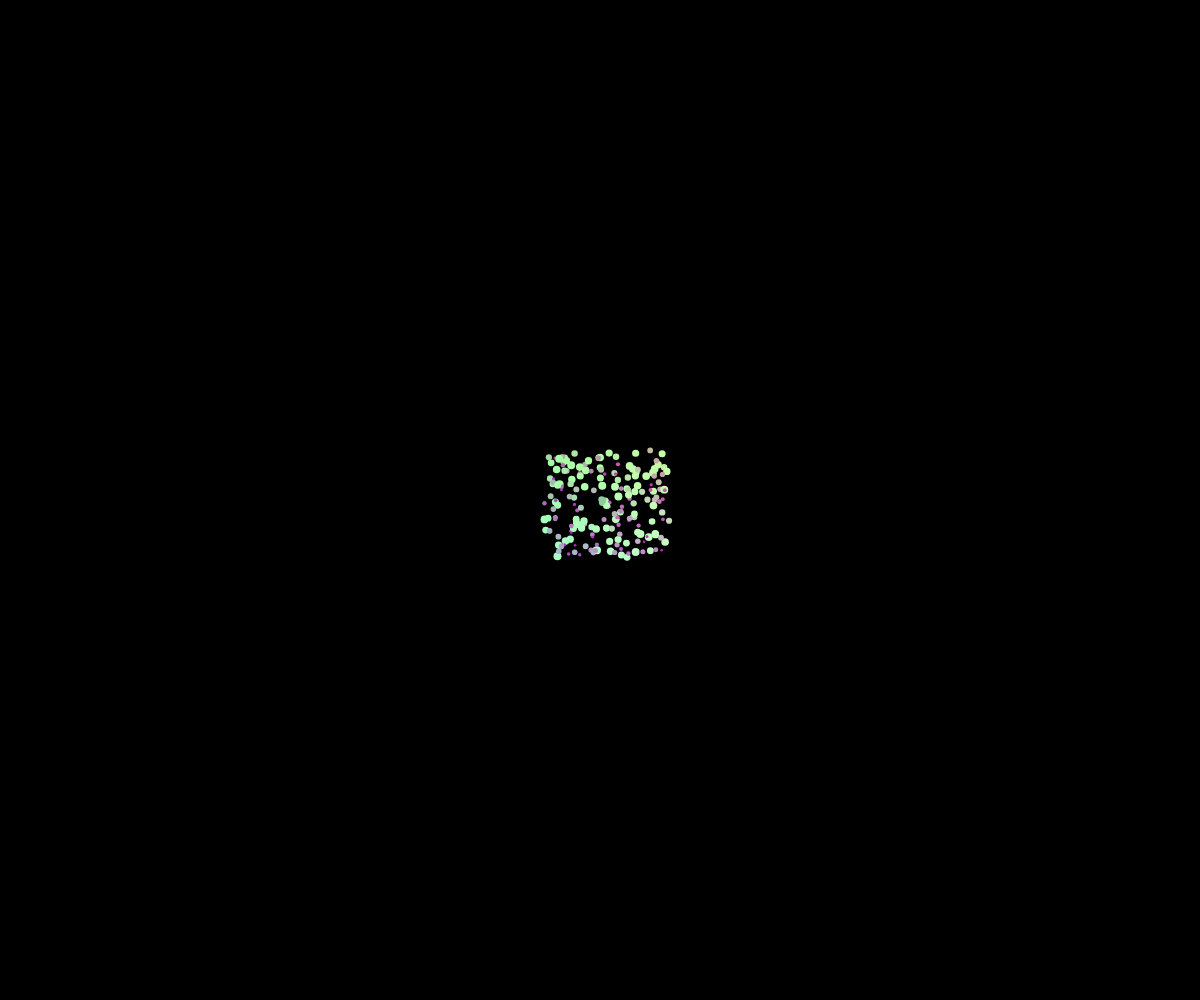
Frame 1 (no input)
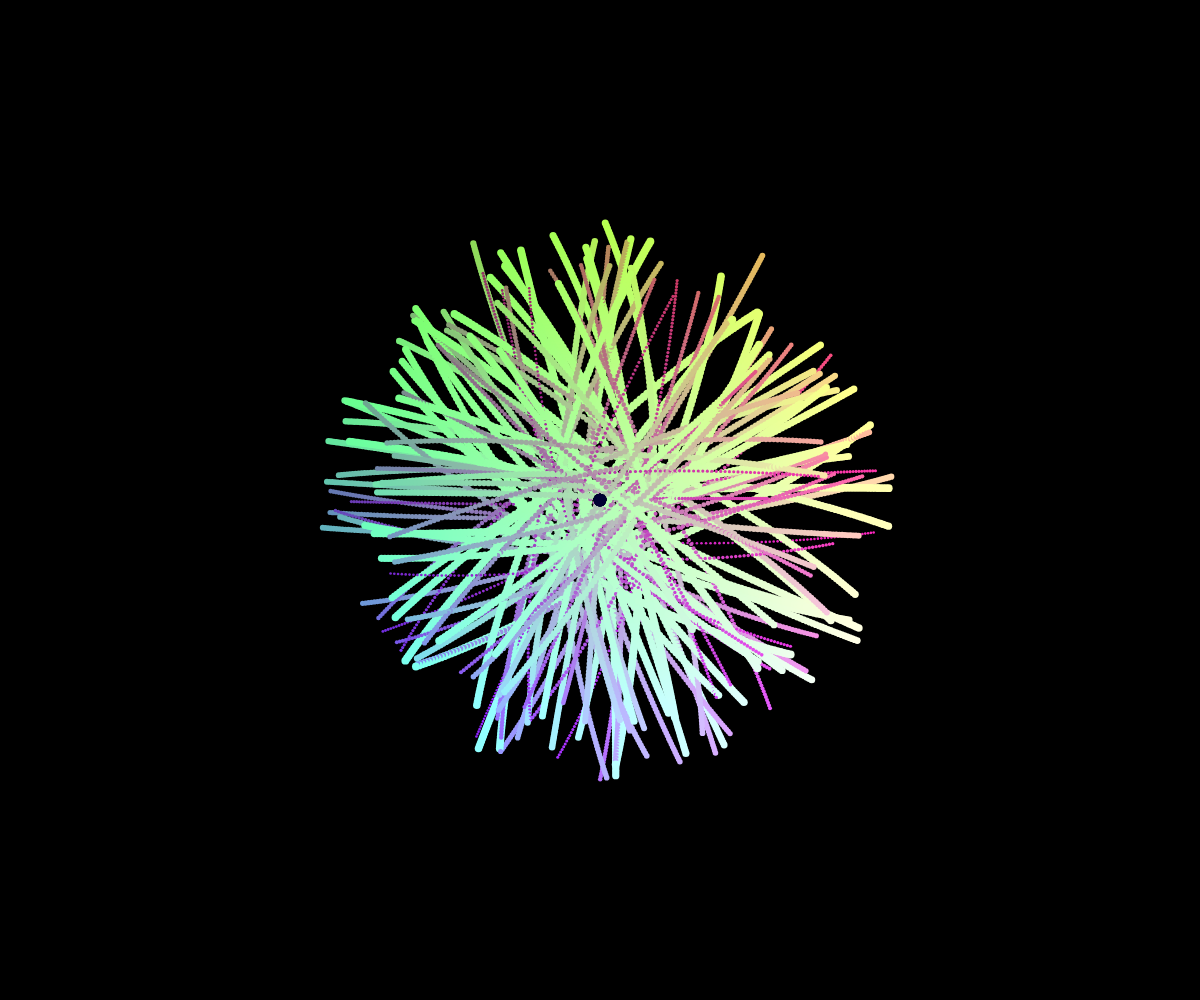
Frame 60 (no input)
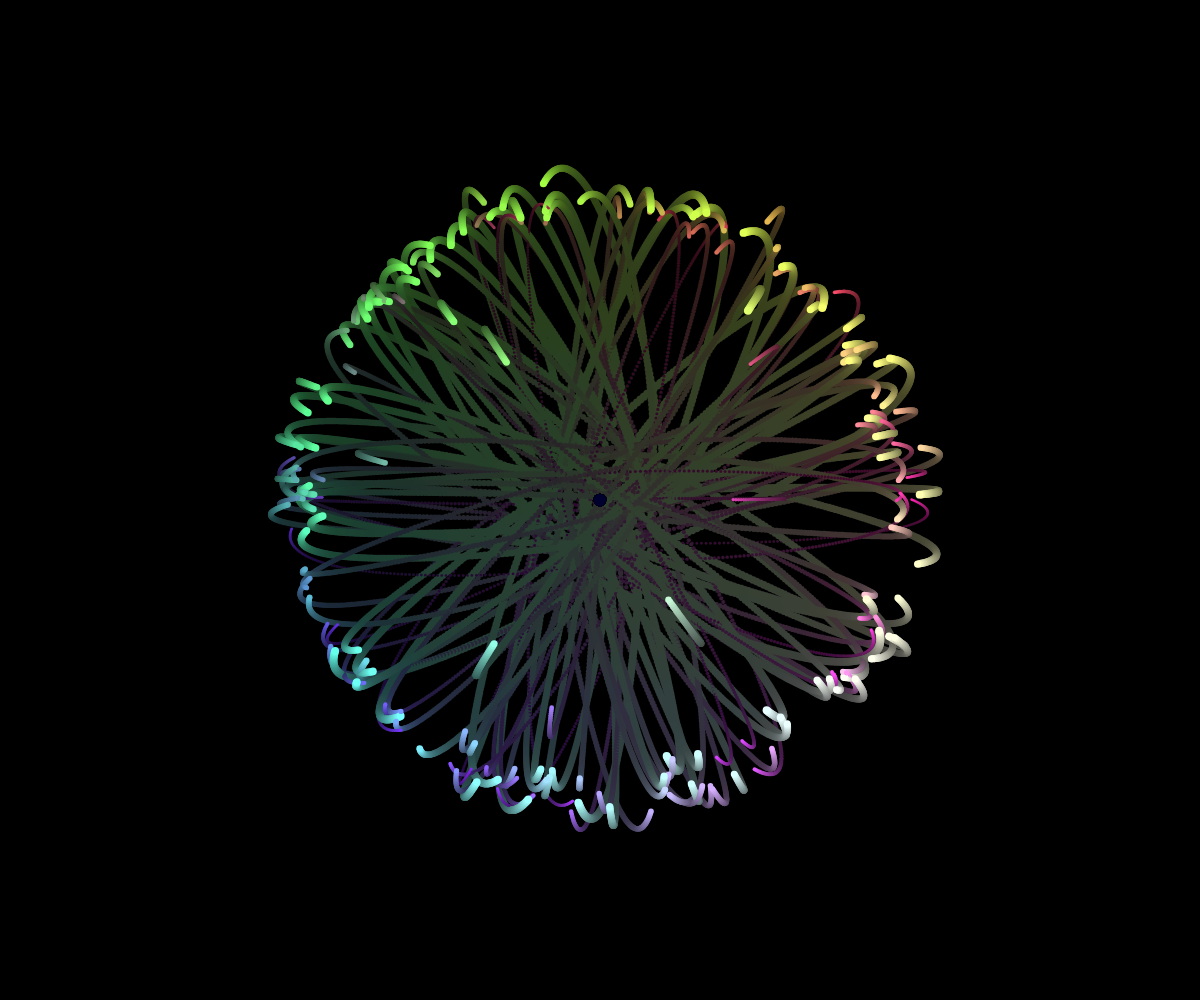
Frame 120 (the mouse pressed at the canvas centre since frame 60)

The p5.js sketch that drew these frames (run headless with seeded random() and noise() and a simulated clock; from frame 60 on, the mouse is pressed at the canvas centre):

// p5.js sketch
// ── sketch.js
let movers = [];
let attractors = [];
let reflect = 0

function setup() {
  createCanvas(windowWidth, windowHeight);
  attractors.push(new Attractor(width / 2, height / 2, 10));
  for (let i = 0; i < 200; i++) {
    let x = random(width/2.2, width/1.8);
    let y = random(height/2.2, height/1.8);
    let m = random(0.1, 1);
    movers[i] = new Mover(x, y, m);
  }
  background(0);
}

function draw() {
  background(0,0,0,reflect);
  for (let mover of movers) {
    mover.update();
    mover.show();
    attractors.forEach(a => a.attract(mover))
  }
  if (mouseIsPressed) {
    attractors[1] = new Attractor(mouseX, mouseY, 8)
    reflect+=0.2
  }
  attractors.forEach(a => a.show())
}
// ── attractor.js
class Attractor {
  
  constructor(x,y,m) {
    this.pos = createVector(x,y);
    this.mass = m;
    this.r = sqrt(this.mass)*2;
  }
  
  attract(mover) {
    let force = p5.Vector.sub(this.pos, mover.pos);
    let distanceSq = constrain(force.magSq(), 100, 1000);
    let G = 10;
    let strength = G * (this.mass * mover.mass) / distanceSq;
    force.setMag(strength);
    mover.applyForce(force);
  }
  
  
  show() {
    noStroke();
    fill(0,0,50,50);
    ellipse(this.pos.x, this.pos.y, this.r*2);    
  }
}
// ── mover.js
class Mover {
  constructor(x, y, m) {
    this.pos = createVector(x, y);
    this.vel = p5.Vector.random2D();
    this.vel.mult(5);
    this.acc = createVector(0, 0);
    this.mass = m;
    this.r = sqrt(this.mass) * 4;
  }

  applyForce(force) {
    let f = p5.Vector.div(force, this.mass * 2.5);
    this.acc.add(f);
  }

  update() {
    this.vel.add(this.acc);
    this.pos.add(this.vel);
    this.acc.set(0, 0);
  }

  show() {
    noStroke();
    fill(this.pos.x*360/windowWidth, this.mass*360, this.pos.y*360/windowHeight);
    ellipse(this.pos.x, this.pos.y, this.r * 2);
  }
}
// ── style.css
html, body {
  margin: 0;
  padding: 0;
  overflow: hidden;
}
canvas {
  display: block;
  filter: blur(1px) hue-rotate(300deg) brightness(1.5)
}
